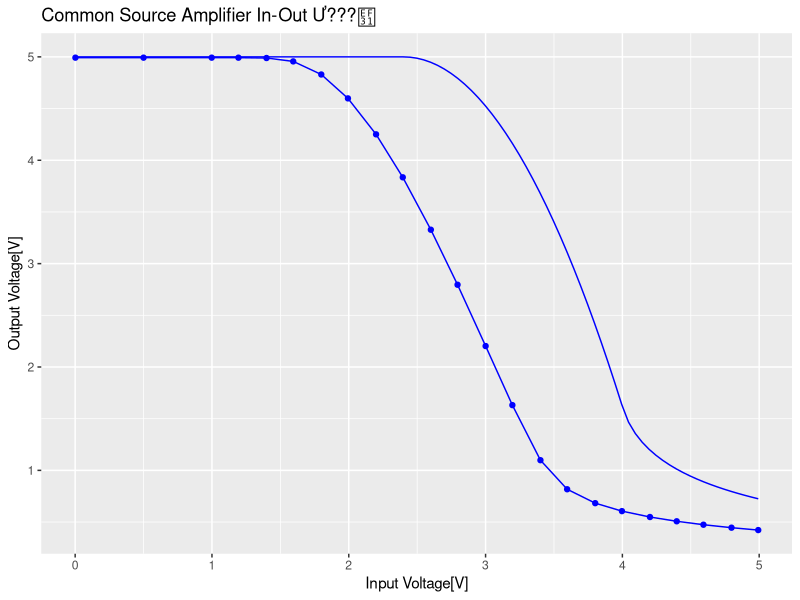
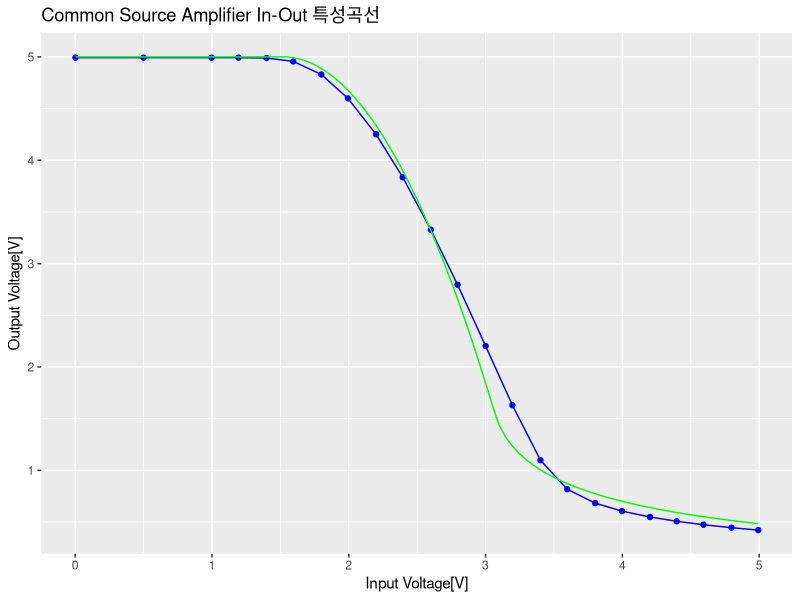

The R source for these figures, in order:
library(tidyverse)

MOS_current <- function(Vgs,Vds,mu,Vth){
  mu*ifelse(Vgs<Vth,0,ifelse(Vgs-Vth>Vds,(Vgs-Vth)*Vds-0.5*Vds^2,0.5*(Vgs-Vth)^2))
}

Get_CS_Out <- function(Vin,mu,Vth,VDD,RD) {
	V_sat <- VDD - RD * mu / 2 * (Vin - Vth)^2
	#V_tri <- Vin - Vth + 1/(mu*RD) - sqrt((Vin - Vth + 1/(mu*RD))^2 - 2 * VDD / (mu*RD))
	ifelse(Vin<=Vth,VDD,
	ifelse(V_sat>(Vin-Vth),V_sat,Vin - Vth + 1/(mu*RD) - sqrt((Vin - Vth + 1/(mu*RD))^2 - 2 * VDD / (mu*RD))))
}

CS_Amp <- tribble(
~Vin, ~Vout,
0.0018,4.9925,
0.49991,4.9925,
0.99813,4.9925,
1.19353,4.9923,
1.39873,4.989,
1.59394,4.9563,
1.79904,4.8296,
1.994,4.5985,
2.1995,4.2507,
2.3948,3.8349,
2.6,3.3279,
2.7952,2.7957,
3.0004,2.2026,
3.1959,1.63119,
3.4011,1.09836,
3.5963,0.81725,
3.8015,0.6827,
3.9969,0.60564,
4.2017,0.54874,
4.3973,0.5074,
4.5927,0.47425,
4.7977,0.44554,
4.9932,0.4224
)

CS_Amp

ggplot(mapping=aes(Vin,Vout),data=CS_Amp)+
  geom_point(color="blue")+
  geom_path(color="blue")+
  #geom_smooth(data=filter(NMOS_Gate,nomVds==3,Vgs<6,Vgs>4),method="lm",se=F)+
  stat_function(fun = function(value) { Get_CS_Out(value,2673.2e-6,2.4,5,988.62) },color="blue")+
  labs(x="Input Voltage[V]",y="Output Voltage[V]",title=element_text("Common Source Amplifier In-Out Ư???"))

#for(value in seq(1,5,0.1)) print(Get_CS_Out(value,2673.2e-6,2.4,5,988.62))

fitting_obj <- optim(c(3e-3,1.5),function(param) {sum(Get_CS_Out(CS_Amp$Vin,param[[1]],param[[2]],5,988.62)-CS_Amp$Vout)^2})

print(fitting_obj$par)

mu <- fitting_obj$par[[1]]
Vth <- fitting_obj$par[[2]]

ggplot(mapping=aes(Vin,Vout),data=CS_Amp)+
  geom_point(color="blue")+
  geom_path(color="blue")+
  #geom_smooth(data=filter(NMOS_Gate,nomVds==3,Vgs<6,Vgs>4),method="lm",se=F)+
  stat_function(fun = function(value) { Get_CS_Out(value,mu,Vth,5,988.62) },color="green")+
  labs(x="Input Voltage[V]",y="Output Voltage[V]",title=element_text("Common Source Amplifier In-Out 특성곡선"))
